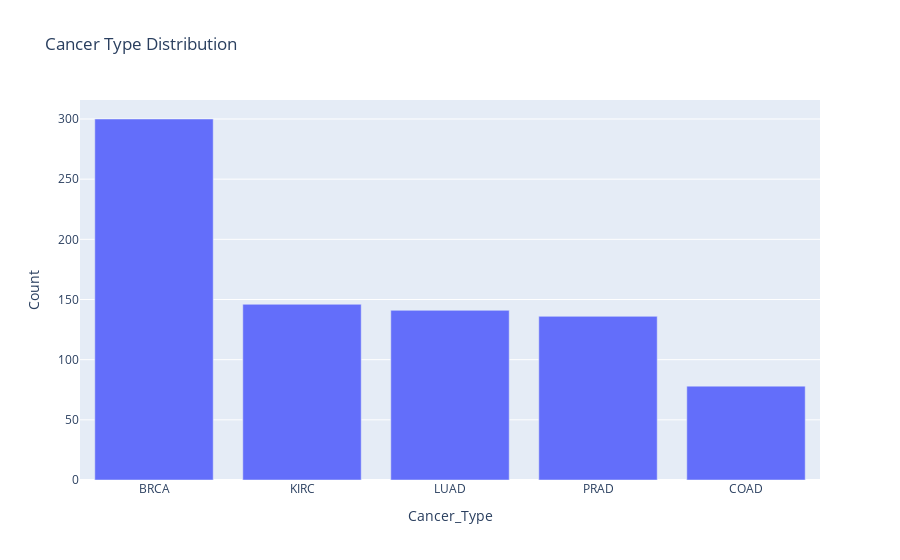

Here is the notebook cell this chart was saved with:
### Code cell
cancer_type_counts = dataframe['Cancer_Type'].value_counts().reset_index()
cancer_type_counts.columns = ['Cancer_Type', 'Count']
fig = px.bar(cancer_type_counts, x='Cancer_Type', y='Count', title='Cancer Type Distribution')
fig.show()

### Figure 1 — Plotly figure (JSON) as saved in the notebook; plotly's stock layout.template omitted (floating-point values rounded to 4 significant figures)
{"data": [{"alignmentgroup": "True", "hovertemplate": "Cancer_Type=%{x}<br>Count=%{y}<extra></extra>", "legendgroup": "", "marker": {"color": "#636efa", "pattern": {"shape": ""}}, "name": "", "offsetgroup": "", "orientation": "v", "showlegend": false, "textposition": "auto", "type": "bar", "x": ["BRCA", "KIRC", "LUAD", "PRAD", "COAD"], "xaxis": "x", "y": [300, 146, 141, 136, 78], "yaxis": "y"}], "layout": {"barmode": "relative", "legend": {"tracegroupgap": 0}, "title": {"text": "Cancer Type Distribution"}, "xaxis": {"anchor": "y", "domain": [0, 1], "title": {"text": "Cancer_Type"}}, "yaxis": {"anchor": "x", "domain": [0, 1], "title": {"text": "Count"}}}}
